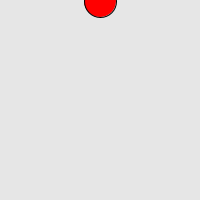
Frame 1 (no input)
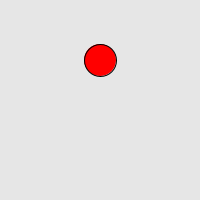
Frame 60 (the mouse pressed at the canvas centre just before this capture)
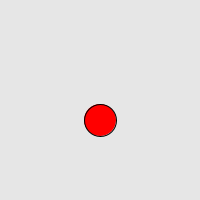
Frame 120 (the mouse held since frame 60 and released just before this capture)

The Processing sketch that drew these frames (run headless with seeded random() and noise(); from frame 60 on, the mouse is pressed at the canvas centre):

// Processing sketch: processing_66346
// ── processing_66346.pde

int x = 0;
int speed = 1;


void setup() {
  size(200,200);
  smooth();
}

void draw() {
  background(230);

  x = x + speed;

  
  if ((x > width) || (x < 0)) {
    
    speed = speed * -1;
  }
  
  if ((x > height/2)) {
    
    fill(0,255,0);
  }

  stroke(0);
  fill(255,0,0);
  ellipse(100,x,32,32);
}
